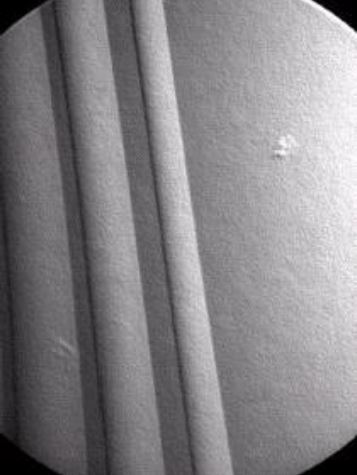
#> input picture point.jpg, 357 x 475 px
$ python Task2.py
#> lines starting #> are read from the running program, lines starting #| are printed output that depends on the picture; after the words box and inside, x2 and y2 are one past the last pixel; in counts of white or black regions, pixels touching at a corner belong together
### Utilities.py
from cv2 import imread, imwrite
import numpy as np
import math as math


def getBoxIntensityDoublerKernel():
	boxIntensityDoublerKernel = np.array(
					 					  [ [0,0,0],
		               						[0,2,0],
		               						[0,0,0] ]
		           						)
	return boxIntensityDoublerKernel


# [18 lines left out: functions getSobelX, getSobelY, not called in this run]


def getGaussianKernel(kernelSize, sigma=0.1):
	if (kernelSize%2==0):
		kernelSize=kernelSize+1
	kernelSizeHalf = (int)(kernelSize/2)
	l=-1*kernelSizeHalf
	h=kernelSizeHalf
	kernel = np.zeros((kernelSize, kernelSize))
	sum=0
	for kernel_i in np.arange( l, h+1 ):
		for kernel_j in np.arange( l, h+1 ):
			kernel[kernel_i+kernelSizeHalf][kernel_j+kernelSizeHalf] = (1/( 2*(math.pi)*(sigma**2)*( (math.e)**( ( ((kernel_i/(2*kernelSize))**2)+((kernel_j/(2*kernelSize))**2) )/( 2*(sigma**2) ) ) ) ))
			sum = sum + kernel[kernel_i+kernelSizeHalf][kernel_j+kernelSizeHalf]
	for kernel_i in np.arange( l, h+1 ):
		for kernel_j in np.arange( l, h+1 ):
			kernel[kernel_i+kernelSizeHalf][kernel_j+kernelSizeHalf] = (kernel[kernel_i+kernelSizeHalf][kernel_j+kernelSizeHalf]) / sum
	return kernel


def convolve(img, kernel):
	kernelSize = (int)((kernel.shape[0])/2)
	convoluted_img_abs = img.copy()
	convoluted_img = np.zeros((convoluted_img_abs.shape[0], convoluted_img_abs.shape[1]))
	for img_i in np.arange( kernelSize, ((img.shape[0])-kernelSize) ):
		for img_j in np.arange( kernelSize, ((img.shape[1])-kernelSize) ):
			temp = 0
			for kernel_i in np.arange(-1, 2):
				for kernel_j in np.arange(-1, 2):
					kernel_coordinate = kernel[kernel_i+kernelSize, kernel_j+kernelSize]
					img_coordinate = img[img_i-kernel_i, img_j-kernel_j]
					temp = temp + (img_coordinate*kernel_coordinate)
			convoluted_img_abs[img_i][img_j] = abs(temp)
			convoluted_img[img_i][img_j] = temp
	return convoluted_img, convoluted_img_abs


# [41 lines left out: functions eliminateZeros_method1, eliminateZeros_method2, mergeSobelXYValues, blur, not called in this run]


def sharpen(img):
	# Box Intensity Double Kernel of Image
	boxIntensityDoublerKernel = getBoxIntensityDoublerKernel()
	convoluted_img_boxIntensityDoublerKernel, convoluted_img_boxIntensityDoublerKernel_abs = convolve(img, boxIntensityDoublerKernel)
	# Blur the image first
	gaussianKernel = getGaussianKernel(5, 0.13301)
	convoluted_img_gaussianKernel, convoluted_img_gaussianKernel_abs = convolve(img, gaussianKernel)
	# Find the difference between Box Intensity Double Kernel of Image and Blurring the image first
	img = np.zeros((convoluted_img_boxIntensityDoublerKernel.shape[0], convoluted_img_boxIntensityDoublerKernel.shape[1]))
	for i in range(0, convoluted_img_boxIntensityDoublerKernel.shape[0]):
		for j in range(0, convoluted_img_boxIntensityDoublerKernel.shape[1]):
			img[i][j]=convoluted_img_boxIntensityDoublerKernel[i][j]-convoluted_img_gaussianKernel[i][j]
	return img


# [41 lines left out: function edgeDetector, not called in this run]

### Task2.py
from cv2 import imread, imwrite, cvtColor, COLOR_GRAY2RGB, putText, FONT_HERSHEY_SIMPLEX, LINE_AA
import numpy as np
import math as math
from Utilities import sharpen, blur
import matplotlib.mlab as mlab
import matplotlib.pyplot as plt


imageALocation = './point.jpg'
imageALocation2 = './point_HQ.jpg'
imageBLocation = './segment.jpg'
PD_R_kernel3 = np.array([[-1,-1,-1],[-1,8,-1],[-1,-1,-1]])
PD_R_kernel5 = np.array([[-1,-1,-1,-1,-1],[-1,-1,-1,-1,-1],[-1,-1,8,-1,-1],[-1,-1,-1,-1,-1],[-1,-1,-1,-1,-1]])
PD_threshold = [747, 1274, 1815] #45,581,10


def writeImage(img, outputFileName):
	imwrite('output/'+outputFileName+'.jpg', img)
	return 1


def main():
	print("2 A: ")
	# Task 2A - 1 - Low Quality Image
	imgA = imread(imageALocation, 0)
#> imgA: shape (475, 357); min 0, max 255, mean 132.2
	imgALength, imgAWidth = imgA.shape
#> imgALength = 475; imgAWidth = 357
	resultImg = np.zeros((imgALength, imgAWidth))
	DP_cnt = 0
	pts = []
	for i in range(1, imgALength-1):
		for j in range(1, imgAWidth-1):
			S = imgA[i-1,j-1] * PD_R_kernel3[0,0] + imgA[i-1,j] * PD_R_kernel3[0,1] + imgA[i-1,j+1] * PD_R_kernel3[0,2]
			+ imgA[i,j-1] * PD_R_kernel3[1,0] + imgA[i,j] * PD_R_kernel3[1,1] + imgA[i,j+1] * PD_R_kernel3[1,2]
			+ imgA[i+1,j-1] * PD_R_kernel3[2,0] + imgA[i+1,j] * PD_R_kernel3[2,1] + imgA[i+1,j+1] * PD_R_kernel3[2,2]
			if (abs(S)>PD_threshold[0]):
				DP_cnt = DP_cnt + 1
				resultImg[i,j]=255
				pts.append((i, j))
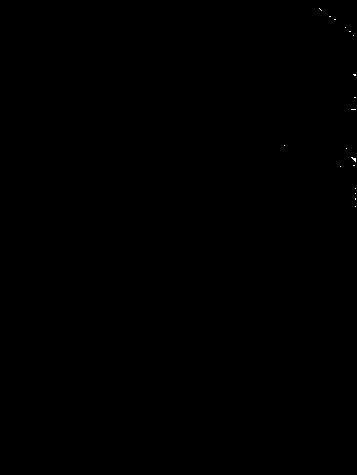
#> resultImg: shape (475, 357) float64; 0.03% white in thin lines or dots, all inside (x1, y1, x2, y2) = (284, 8, 356, 207)
#> after the loop, DP_cnt = 45; pts = 45 pairs, first value 8 to 206, second value 284 to 355
	writeImage(resultImg, 'Task2A_1')
	print(DP_cnt)
#| 45
	print("The points detected are at : "+str(pts))
#> (printed output is left out)
	print()
	# Task 2A - 2 - High Quality Image
	imgA = imread(imageALocation2, 0)
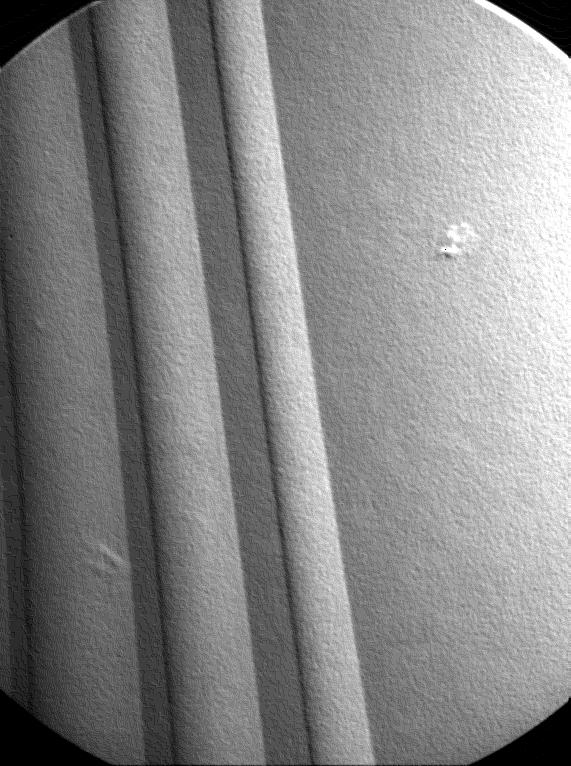
#> input picture point_HQ.jpg, 571 x 766 px
#> imgA is the input picture: shape (766, 571); min 0, max 255, mean 134.3
	imgALength, imgAWidth = imgA.shape
#> imgALength = 766; imgAWidth = 571
	resultImg = np.zeros((imgALength, imgAWidth))
	DP_cnt = 0
	pts = []
	for i in range(2, imgALength-2):
		for j in range(2, imgAWidth-2):
			S = imgA[i-2,j-2] * PD_R_kernel5[0,0] + imgA[i-2,j-1] * PD_R_kernel5[0,1] + imgA[i-2,j] * PD_R_kernel5[0,2] + imgA[i-2,j+1] * PD_R_kernel5[0,3] + imgA[i-2,j+2] * PD_R_kernel5[0,4]
			+ imgA[i-1,j-2] * PD_R_kernel5[1,0] + imgA[i-1,j-1] * PD_R_kernel5[1,1] + imgA[i-1,j] * PD_R_kernel5[1,2] + imgA[i-1,j+1] * PD_R_kernel5[1,3] + imgA[i-1,j+2] * PD_R_kernel5[1,4]
			+ imgA[i,j-2] * PD_R_kernel5[2,0] + imgA[i,j-1] * PD_R_kernel5[2,1] + imgA[i,j] * PD_R_kernel5[2,2] + imgA[i,j+1] * PD_R_kernel5[2,3] + imgA[i,j+2] * PD_R_kernel5[2,4]
			+ imgA[i+1,j-2] * PD_R_kernel5[3,0] + imgA[i+1,j-1] * PD_R_kernel5[3,1] + imgA[i+1,j] * PD_R_kernel5[3,2] + imgA[i+1,j+1] * PD_R_kernel5[3,3] + imgA[i+1,j+2] * PD_R_kernel5[3,4]
			+ imgA[i+2,j-2] * PD_R_kernel5[4,0] + imgA[i+2,j-1] * PD_R_kernel5[4,1] + imgA[i+2,j] * PD_R_kernel5[4,2] + imgA[i+2,j+1] * PD_R_kernel5[4,3] + imgA[i+2,j+2] * PD_R_kernel5[4,4]
			if (abs(S)>PD_threshold[1]):
				DP_cnt = DP_cnt + 1
				resultImg[i,j]=255
				pts.append((i, j))
#> resultImg: shape (766, 571) float64; 0.13% white in thin lines or dots, all inside (x1, y1, x2, y2) = (445, 2, 569, 401)
#> after the loop, DP_cnt = 581; pts = 581 pairs, first value 2 to 400, second value 445 to 568
	writeImage(resultImg, 'Task2A_2')
	print(DP_cnt)
#| 581
	print("The points detected are at : "+str(pts))
#> (printed output is left out)
	print()
	# Task 2A - 3 - High Quality Image with Image Sharpening
	imgA = imread(imageALocation2, 0)
	imgA = np.pad(imgA, [(2, 2), (2, 2)], mode='constant', constant_values=0)
#> imgA: shape (770, 575)
	imgA = sharpen(imgA)
#> after the loop in convolve (call 2), `for img_i in np.arange( kernelSize, ((img.shape[0])-kernelSize) ):`:
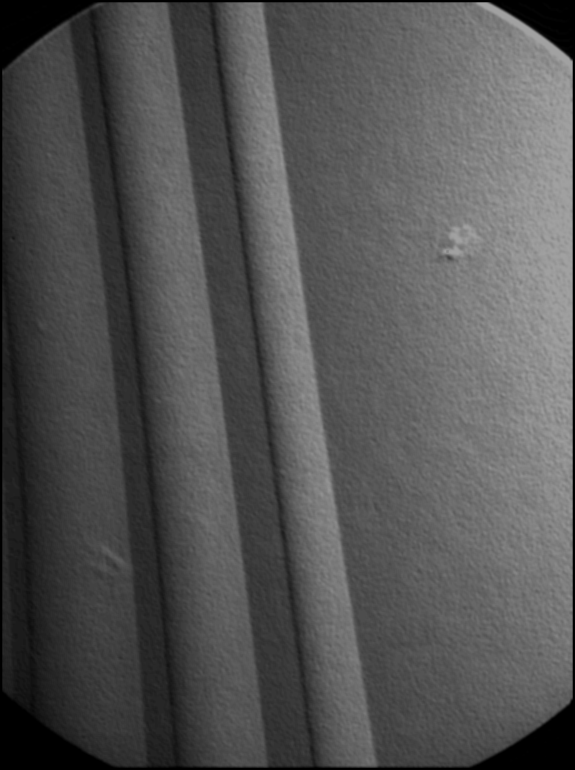
#> convoluted_img: shape (770, 575) float64; min 0, max 161.3, mean 83.8
#> after the loop in sharpen, `for i in range(0, convoluted_img_boxIntensityDoublerKernel.shape[0]):`:
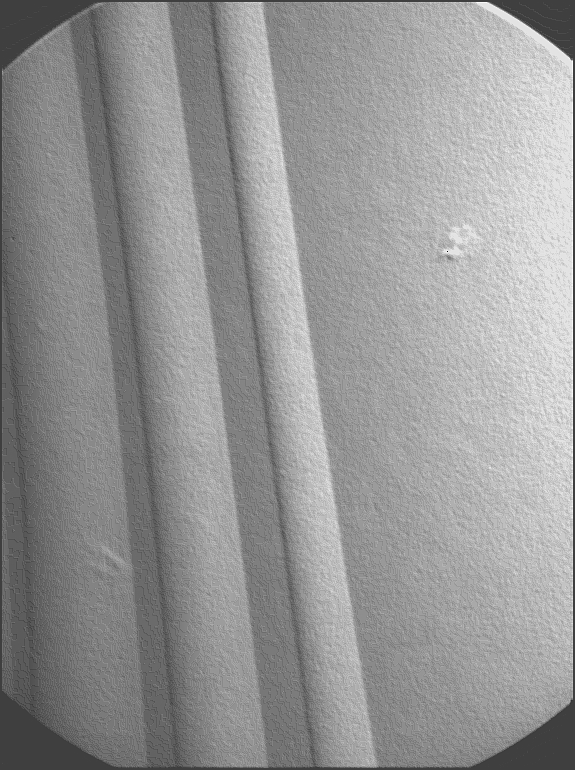
#> img: shape (770, 575) float64; min -134.8, max 406.5, mean 181.5; drawn with min black and max white
	imgALength, imgAWidth = imgA.shape
#> imgALength = 770; imgAWidth = 575
	resultImg = np.zeros((imgALength, imgAWidth))
	DP_cnt = 0
	pts = []
	for i in range(2, imgALength-2):
		for j in range(2, imgAWidth-2):
			S = imgA[i-2,j-2] * PD_R_kernel5[0,0] + imgA[i-2,j-1] * PD_R_kernel5[0,1] + imgA[i-2,j] * PD_R_kernel5[0,2] + imgA[i-2,j+1] * PD_R_kernel5[0,3] + imgA[i-2,j+2] * PD_R_kernel5[0,4]
			+ imgA[i-1,j-2] * PD_R_kernel5[1,0] + imgA[i-1,j-1] * PD_R_kernel5[1,1] + imgA[i-1,j] * PD_R_kernel5[1,2] + imgA[i-1,j+1] * PD_R_kernel5[1,3] + imgA[i-1,j+2] * PD_R_kernel5[1,4]
			+ imgA[i,j-2] * PD_R_kernel5[2,0] + imgA[i,j-1] * PD_R_kernel5[2,1] + imgA[i,j] * PD_R_kernel5[2,2] + imgA[i,j+1] * PD_R_kernel5[2,3] + imgA[i,j+2] * PD_R_kernel5[2,4]
			+ imgA[i+1,j-2] * PD_R_kernel5[3,0] + imgA[i+1,j-1] * PD_R_kernel5[3,1] + imgA[i+1,j] * PD_R_kernel5[3,2] + imgA[i+1,j+1] * PD_R_kernel5[3,3] + imgA[i+1,j+2] * PD_R_kernel5[3,4]
			+ imgA[i+2,j-2] * PD_R_kernel5[4,0] + imgA[i+2,j-1] * PD_R_kernel5[4,1] + imgA[i+2,j] * PD_R_kernel5[4,2] + imgA[i+2,j+1] * PD_R_kernel5[4,3] + imgA[i+2,j+2] * PD_R_kernel5[4,4]
			if (abs(S)>PD_threshold[2]):
				DP_cnt = DP_cnt + 1
				resultImg[i,j]=255
				pts.append((i, j))
#> resultImg: shape (770, 575) float64; 0% white in thin lines or dots, all inside (x1, y1, x2, y2) = (447, 4, 486, 255)
#> after the loop, DP_cnt = 10; pts = [(4, 477), (4, 478), (4, 479), (4, 480), (4, 481), (4, 482), (4, 483), (4, 484), (4, 485), (254, 447)]
	for pt in pts:
		if (pt==(254,447)):
			putText(resultImg, str((447,254)), (435,240), FONT_HERSHEY_SIMPLEX, 0.5, (255, 255, 255), lineType=LINE_AA)
#> this loop made 10 passes
#> resultImg: shape (770, 575) float64; 0.04% white in thin lines or dots, all inside (x1, y1, x2, y2) = (437, 4, 521, 255)
	writeImage(resultImg, 'Task2A_3')
	print(DP_cnt)
	print("The points detected are at : "+str(pts))
	print()
	print()


	# Task 2B
	print("2 B: ")
	imgB = imread(imageBLocation, 0)
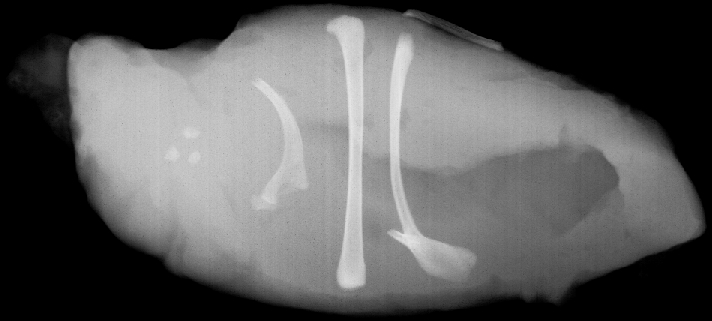
#> input picture segment.jpg, 712 x 321 px
#> imgB is the input picture: shape (321, 712); min 0, max 231, mean 92.5
	resultImg = imgB.copy()
	imgBLength, imgBWidth = imgB.shape
#> imgBLength = 321; imgBWidth = 712
	unique, counts = np.unique(imgB, return_counts=True)
#> unique = 232 values from 0 to 231; counts = 232 values, max 73274 at index 0, min 1 at index 231, mean 985.1
	fig, ax = plt.subplots()
	ax.bar(unique, counts, 1)
	#plt.axis([0, 256, 0, 80000])
	plt.xlabel('Pixel Values')
	plt.ylabel('Count')
	plt.title('Histogram - Pixel Values VS Count')
	fig.savefig('output/Task2B_Histogram.png')
#> figure, not shown here; tallest bar 73274 high, from x = -0.5 to 0.5
	S_threshold = 200
	for i in range(0, imgBLength):
		for j in range(0, imgBWidth):
			if (imgB[i,j]<S_threshold):
				resultImg[i,j]=0
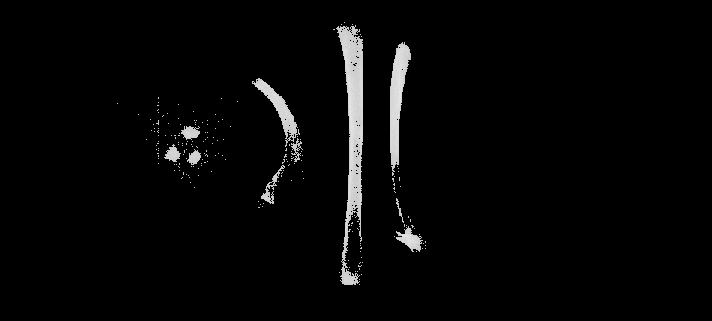
#> resultImg: shape (321, 712); min 0, max 231, mean 6.3
	writeImage(resultImg, 'Task2B_Final_withIndiBoxes')
	minX=None; maxX=None
	minY=None; maxY=None
	x=[]
	y=[]
	for i in range(0, imgBLength):
		for j in range(0, imgBWidth):
			if (imgB[i,j]>S_threshold):
				x.append(j)
				y.append(i)
#> after the loop, y = 6461 values from 22 to 284
	x=np.array(x)
	y=np.array(y)
	minX = np.amin(x)
#> minX = 138
	maxX = np.amax(x)
#> maxX = 425
	minY = np.amin(y)
#> minY = 22
	maxY = np.amax(y)
#> maxY = 284
	pts = [(minX, minY),(maxX, minY),(maxX, maxY),(minX, maxY)]
	print(pts)
	resultImg[minY:maxY, minX] = 255
	resultImg[minY:maxY, maxX] = 255
	resultImg[minY, minX:maxX] = 255
	resultImg[maxY, minX:maxX] = 255
	putText(resultImg,str((minX, minY)), (minX, minY), FONT_HERSHEY_SIMPLEX, 1.0, (255, 255, 255), lineType=LINE_AA)
	putText(resultImg,str((maxX, minY)), (maxX, minY), FONT_HERSHEY_SIMPLEX, 1.0, (255, 255, 255), lineType=LINE_AA)
	putText(resultImg,str((maxX, maxY)), (maxX, maxY), FONT_HERSHEY_SIMPLEX, 1.0, (255, 255, 255), lineType=LINE_AA)
	putText(resultImg,str((minX, maxY)), (minX, maxY), FONT_HERSHEY_SIMPLEX, 1.0, (255, 255, 255), lineType=LINE_AA)
	writeImage(resultImg, 'Task2B_Final')
	resultImgColor = cvtColor(imgB, COLOR_GRAY2RGB)
	resultImgColor[minY:maxY, minX, 0] = 0; resultImgColor[minY:maxY, minX, 1] = 0; resultImgColor[minY:maxY, minX, 2] = 255
	resultImgColor[minY:maxY, maxX, 0] = 0; resultImgColor[minY:maxY, maxX, 1] = 0; resultImgColor[minY:maxY, maxX, 2] = 255
	resultImgColor[minY, minX:maxX, 0] = 0; resultImgColor[minY, minX:maxX, 1] = 0; resultImgColor[minY, minX:maxX, 2] = 255
	resultImgColor[maxY, minX:maxX, 0] = 0; resultImgColor[maxY, minX:maxX, 1] = 0; resultImgColor[maxY, minX:maxX, 2] = 255
	putText(resultImgColor,str((minX, minY)), (minX, minY), FONT_HERSHEY_SIMPLEX, 1.0, (255, 255, 255), lineType=LINE_AA)
	putText(resultImgColor,str((maxX, minY)), (maxX, minY), FONT_HERSHEY_SIMPLEX, 1.0, (255, 255, 255), lineType=LINE_AA)
	putText(resultImgColor,str((maxX, maxY)), (maxX, maxY), FONT_HERSHEY_SIMPLEX, 1.0, (255, 255, 255), lineType=LINE_AA)
	putText(resultImgColor,str((minX, maxY)), (minX, maxY), FONT_HERSHEY_SIMPLEX, 1.0, (255, 255, 255), lineType=LINE_AA)
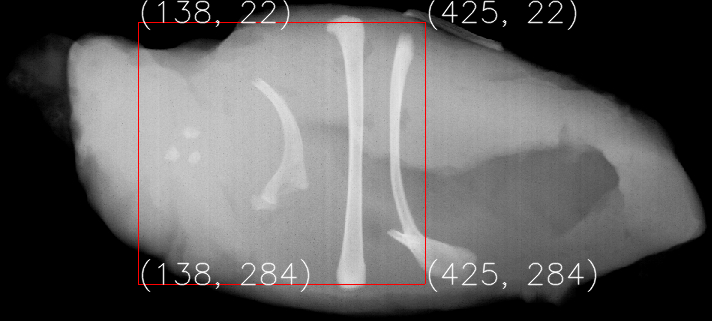
#> resultImgColor: shape (321, 712, 3); mean B, G, R 93.7, 93.7, 94.8
	writeImage(resultImgColor, 'Task2B_FinalColor')


main()
